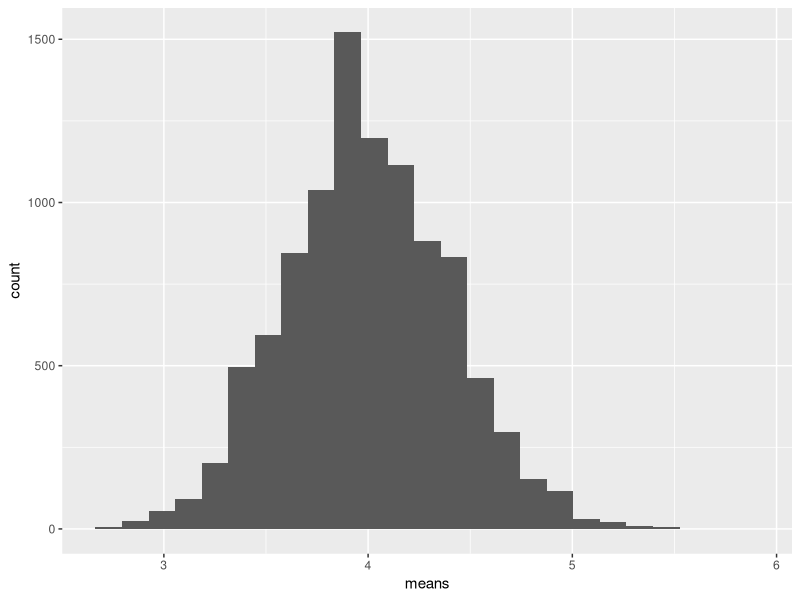

Reproduce this figure in R.
## ---- chunk 1
library(tidyverse)
library(magrittr)
## ---- chunk 2

set.seed(20180328)

# Assume underlying population
mu = 4

sample.distn.mean <- replicate(10000, mean(rpois(25, mu)))

df <- data_frame(means = sample.distn.mean)
## ---- chunk 3
ggplot(df, aes(x = means)) +
  geom_histogram(bins=25)
## ---- chunk 4

sample.sizes <- c(3:10, seq(12,30,by=2), seq(40,100,by=10))

simulated.samples <- 
  sample.sizes %>%
  map(function(x) rerun(5000, rpois(x, mu))) %>%
  flatten

simulated.stats <-
  simulated.samples %>%
  map_dfr(function(x) list(n = length(x), mean=mean(x), sd = sd(x)))

stats.of.sampling.distns <-
  simulated.stats %>%
  group_by(n) %>%
  summarize(se.mean = sd(mean), se.sd = sd(sd))


## ---- chunk 5


simulate.poisson.sampling.distn <- function(mu, ssizes, nsims = 1000) {
  simulated.samples <- 
    ssizes %>%
    map(function(x) rerun(nsims, rpois(x, mu))) %>%
    flatten

  simulated.stats <-
    simulated.samples %>%
    map_dfr(function(x) list(true.mu = mu, n = length(x), mean=mean(x), sd = sd(x)))

  stats.of.sampling.distns <-
    simulated.stats %>%
    group_by(n) %>%
    summarize(true.mu = mean(true.mu), se.mean = sd(mean), se.sd = sd(sd),
              mean.mean = mean(mean), mean.sd = mean(sd))
  
  return(stats.of.sampling.distns)
}
## ---- chunk 6
sample.sizes <- c(3:10, seq(12,30,by=2), seq(40,100,by=10))
means <- 1:20

w <- means %>%
  map(function(x) simulate.poisson.sampling.distn(x, sample.sizes, nsims=1000)) %>%
  bind_rows
